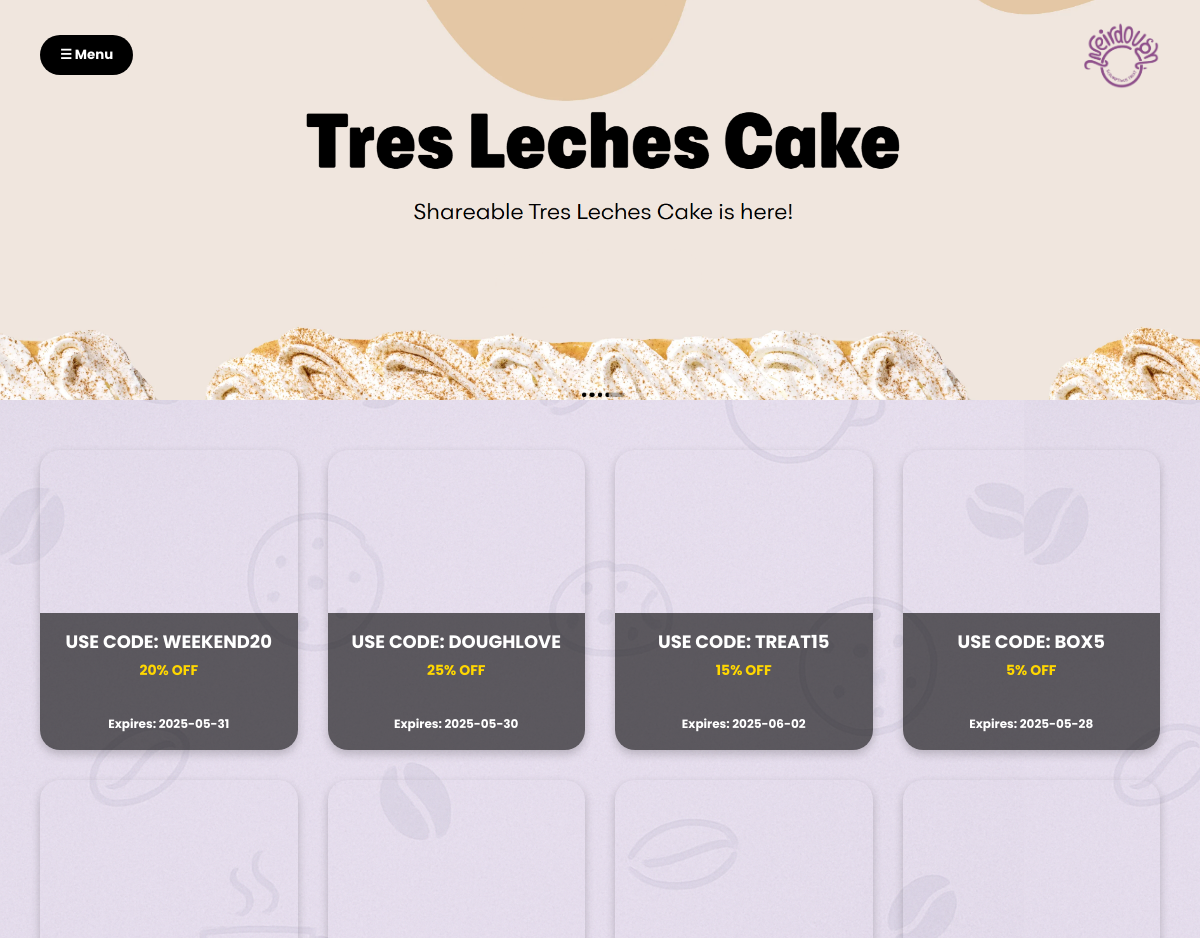
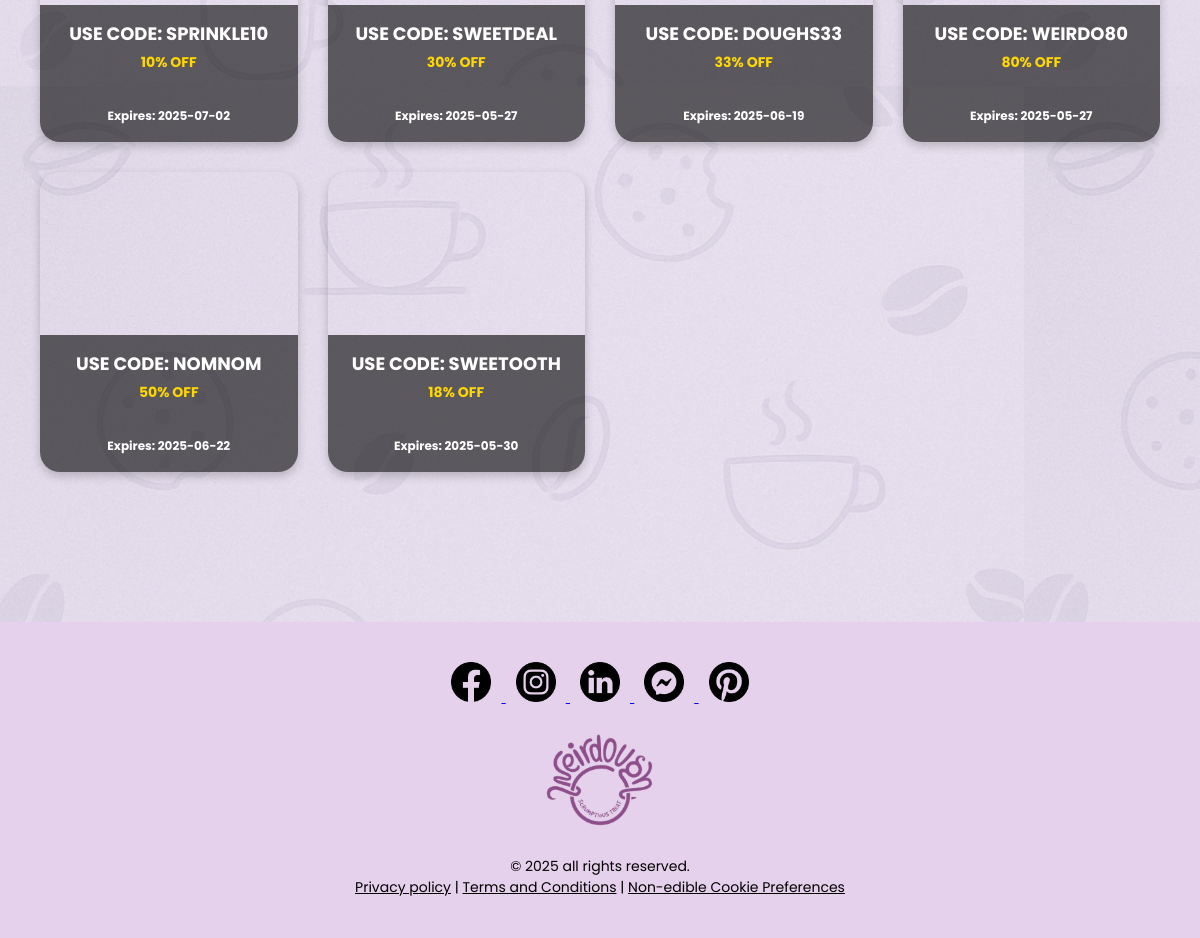
Screenshot of /Promotion.php with the database file from the repository (2 pictures, top to bottom).
### tables this page shows
CREATE TABLE IF NOT EXISTS `promotion` (
  `promoID` int NOT NULL AUTO_INCREMENT,
  `promoType` varchar(255) NOT NULL,
  `discountAmount` int NOT NULL,
  `expiryDate` date NOT NULL,
  `promoCode` varchar(255) NOT NULL,
  `img` varchar(255) NOT NULL,
  PRIMARY KEY (`promoID`)
);

### Promotion.php (the view, shortened to what this page needs)
<?php
$host = "localhost";
$user = "root";
$password = "";
$dbname = "weirdough";
$conn = new mysqli($host, $user, $password, $dbname);
$sql = "SELECT img, promoType, discountAmount, expiryDate, promoCode FROM promotion";
$result = $conn->query($sql);
$promotions = [];
if ($result->num_rows > 0) {
    while($row = $result->fetch_assoc()) {
        $promotions[] = $row;
    }
} else {
    echo "<p style='text-align:center;'>No promotions available.</p>";
}
?>
<!DOCTYPE html>
<html lang="en">
<head>
</head>
<body>
<div class="slideshow-wrapper">
  <div class="slideshow-track">
    <img src="s1.png" class="slide-img">
  </div>
</div>
<header>
  <button class="menu-button" onclick="openMenu()">☰ Menu</button>
  <img src="weirdough-logo.png" alt="WeirDough Logo" class="logo">
</header>
<section class="promos-section">
  <?php foreach ($promotions as $promo): ?>
    <div class="promo-card" style="background-image: url('<?php echo htmlspecialchars($promo['img']); ?>');">
      <div class="promo-code">
        USE CODE: <?php echo htmlspecialchars($promo['promoCode']); ?><br>
        <span class="discount"><?php echo htmlspecialchars($promo['discountAmount']); ?>% OFF</span><br>
        <span style="font-size:12px; color:#fff;">Expires: <?php echo htmlspecialchars($promo['expiryDate']); ?></span>
      </div>
    </div>
  <?php endforeach; ?>
</section>
<footer style="background-color: #E6D1EC; text-align: center; padding: 40px 20px; margin-top: 100px;">
    <div style="margin-bottom: 20px;">
      <a href="https://www.facebook.com/itsweirdough/?locale=cx_PH" target="_blank">
        <img src="icon1.png" alt="Facebook" width="40" style="margin: 0 10px;">
      </a>
      <a href="https://www.instagram.com/itsweirdoughsa/?hl=en" target="_blank">
        <img src="icon2.png" alt="Instagram" width="40" style="margin: 0 10px;">
      </a>
      <a href="https://www.linkedin.com/company/weirdough-bakehouse/?originalSubdomain=ae" target="_blank">
        <img src="icon3.png" alt="LinkedIn" width="40" style="margin: 0 10px;">
      </a>
      <a href="https://www.facebook.com/messages/t/726246864387992" target="_blank">
        <img src="icon4.png" alt="Messenger" width="40" style="margin: 0 10px;">
      </a>
      <a href="https://www.pinterest.com/resta309/weirdough/" target="_blank">
        <img src="icon5.png" alt="Pinterest" width="40" style="margin: 0 10px;">
      </a>
    </div>
    <div style="margin-bottom: 20px;">
      <img src="weirdough-logo.png" alt="WeirDough Logo" style="height: 100px;">
    </div>
    <div style="font-size: 14px; color: #000;">
      © 2025 all rights reserved.<br>
      <a href="#" style="color: #000;">Privacy policy</a> |
      <a href="#" style="color: #000;">Terms and Conditions</a> |
      <a href="#" style="color: #000;">Non-edible Cookie Preferences</a>
    </div>
  </footer>
</body>
</html>

### Promotion.php (style rules this page uses)
* { box-sizing: border-box; margin: 0; padding: 0; font-family: 'Poppins', sans-serif; }
body { background-image: url('background.png'); background-repeat: repeat; min-height: 100vh; }
header { position: absolute; top: 0; width: 100%; z-index: 2; display: flex; justify-content: space-between; align-items: center; padding: 20px 40px; }
.logo { height: 70px; }
.menu-button, .order-button { background-color: #000; color: white; padding: 10px 20px; border: none; border-radius: 20px; font-weight: bold; cursor: pointer; transition: transform 0.2s ease-in-out; }
.promos-section { padding: 50px 40px; display: grid; grid-template-columns: repeat(auto-fit, minmax(250px, 1fr)); gap: 30px; }
.promo-card { position: relative; height: 300px; background-size: cover; background-position: center; border-radius: 20px; overflow: hidden; box-shadow: 0 4px 10px rgba(0,0,0,0.2); cursor: pointer; transition: transform 0.3s ease-in-out; }
.promo-code { position: absolute; bottom: 0; width: 100%; background: rgba(0,0,0,0.6); color: white; padding: 15px; font-size: 18px; font-weight: bold; text-align: center; }
.slideshow-wrapper { position: relative; width: 100%; max-width: 100%; height: 400px; overflow: hidden; z-index: 0; }
.slideshow-track { display: flex; width: 100%; height: 100%; transition: transform 1s ease-in-out; }
.slide-img { width: 100vw; height: 100%; object-fit: cover; flex-shrink: 0; }
.discount { display: block; font-size: 14px; color: #FFD700; margin-top: 5px; }

### rows the page displays
promotion: promoCode "WEEKEND20", discountAmount "20", expiryDate "2025-05-31"
promotion: promoCode "DOUGHLOVE", discountAmount "25", expiryDate "2025-05-30"
promotion: promoCode "TREAT15", discountAmount "15", expiryDate "2025-06-02"
promotion: promoCode "BOX5", discountAmount "5", expiryDate "2025-05-28"
promotion: promoCode "SPRINKLE10", discountAmount "10", expiryDate "2025-07-02"
promotion: promoCode "SWEETDEAL", discountAmount "30", expiryDate "2025-05-27"
promotion: promoCode "DOUGHS33", discountAmount "33", expiryDate "2025-06-19"
promotion: promoCode "WEIRDO80", discountAmount "80", expiryDate "2025-05-27"
promotion: promoCode "NOMNOM", discountAmount "50", expiryDate "2025-06-22"
promotion: promoCode "SWEETOOTH", discountAmount "18", expiryDate "2025-05-30"
